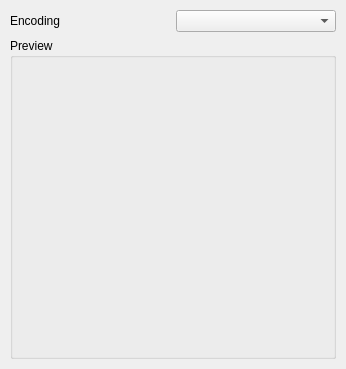
<ui version="4.0" >
 <author></author>
 <comment></comment>
 <exportmacro></exportmacro>
 <class>CDInfoEncodingWidgetBase</class>
 <widget class="QWidget" name="CDInfoEncodingWidgetBase" >
  <property name="geometry" >
   <rect>
    <x>0</x>
    <y>0</y>
    <width>344</width>
    <height>369</height>
   </rect>
  </property>
  <layout class="QGridLayout" >
   <property name="margin" >
    <number>10</number>
   </property>
   <property name="spacing" >
    <number>6</number>
   </property>
   <item row="0" column="0" >
    <widget class="QLabel" name="encodingLabel" >
     <property name="text" >
      <string>Encoding</string>
     </property>
    </widget>
   </item>
   <item row="0" column="1" >
    <widget class="QComboBox" name="encodingCombo" />
   </item>
   <item row="1" column="0" colspan="2" >
    <widget class="QGroupBox" name="groupBox1" >
     <property name="title" >
      <string>Preview</string>
     </property>
     <layout class="QVBoxLayout" >
      <property name="margin" >
       <number>10</number>
      </property>
      <property name="spacing" >
       <number>6</number>
      </property>
      <item>
       <widget class="QLabel" name="titleLabel" >
        <property name="text" >
         <string/>
        </property>
       </widget>
      </item>
      <item>
       <widget class="Q3ListBox" name="songsBox" >
        <property name="minimumSize" >
         <size>
          <width>300</width>
          <height>250</height>
         </size>
        </property>
       </widget>
      </item>
     </layout>
    </widget>
   </item>
  </layout>
 </widget>
 <layoutdefault spacing="6" margin="11" />
 <pixmapfunction>qPixmapFromMimeSource</pixmapfunction>
 <customwidgets>
  <customwidget>
   <class>Q3ListBox</class>
   <extends></extends>
   <header>q3listbox.h</header>
   <container>0</container>
   <pixmap></pixmap>
  </customwidget>
 </customwidgets>
 <resources/>
 <connections/>
</ui>
